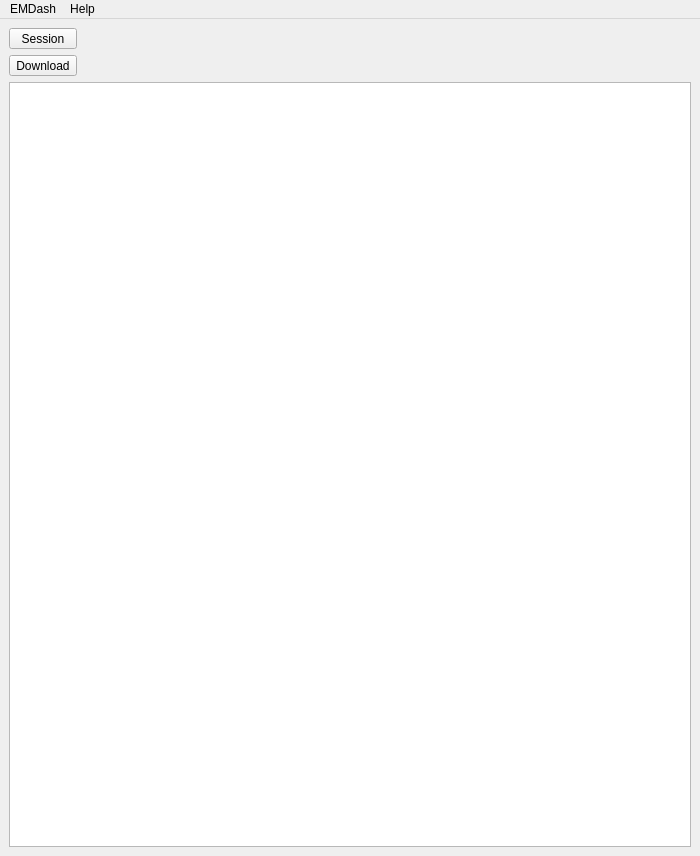
<?xml version="1.0" encoding="UTF-8"?>
<ui version="4.0">
 <class>Download</class>
 <widget class="QMainWindow" name="Download">
  <property name="geometry">
   <rect>
    <x>0</x>
    <y>0</y>
    <width>700</width>
    <height>856</height>
   </rect>
  </property>
  <property name="sizePolicy">
   <sizepolicy hsizetype="Preferred" vsizetype="Preferred">
    <horstretch>0</horstretch>
    <verstretch>0</verstretch>
   </sizepolicy>
  </property>
  <property name="minimumSize">
   <size>
    <width>700</width>
    <height>0</height>
   </size>
  </property>
  <property name="maximumSize">
   <size>
    <width>650</width>
    <height>16777215</height>
   </size>
  </property>
  <property name="windowTitle">
   <string>emdash</string>
  </property>
  <property name="autoFillBackground">
   <bool>false</bool>
  </property>
  <property name="unifiedTitleAndToolBarOnMac">
   <bool>false</bool>
  </property>
  <widget class="QWidget" name="centralwidget">
   <layout class="QVBoxLayout" name="verticalLayout">
    <item>
     <layout class="QGridLayout" name="grid_Status">
      <property name="sizeConstraint">
       <enum>QLayout::SetMinimumSize</enum>
      </property>
      <item row="1" column="0">
       <layout class="QHBoxLayout" name="horizontalLayout_8">
        <item>
         <widget class="QToolButton" name="button_grid">
          <property name="sizePolicy">
           <sizepolicy hsizetype="Minimum" vsizetype="Fixed">
            <horstretch>0</horstretch>
            <verstretch>0</verstretch>
           </sizepolicy>
          </property>
          <property name="minimumSize">
           <size>
            <width>0</width>
            <height>0</height>
           </size>
          </property>
          <property name="text">
           <string>Download</string>
          </property>
          <property name="popupMode">
           <enum>QToolButton::InstantPopup</enum>
          </property>
         </widget>
        </item>
       </layout>
      </item>
      <item row="1" column="1">
       <widget class="QLabel" name="label_grid">
        <property name="sizePolicy">
         <sizepolicy hsizetype="Expanding" vsizetype="Preferred">
          <horstretch>0</horstretch>
          <verstretch>0</verstretch>
         </sizepolicy>
        </property>
        <property name="text">
         <string/>
        </property>
        <property name="openExternalLinks">
         <bool>true</bool>
        </property>
       </widget>
      </item>
      <item row="2" column="0">
       <layout class="QHBoxLayout" name="horizontalLayout"/>
      </item>
      <item row="0" column="0">
       <layout class="QHBoxLayout" name="horizontalLayout_7">
        <item>
         <widget class="QToolButton" name="button_session">
          <property name="sizePolicy">
           <sizepolicy hsizetype="Minimum" vsizetype="Fixed">
            <horstretch>0</horstretch>
            <verstretch>0</verstretch>
           </sizepolicy>
          </property>
          <property name="minimumSize">
           <size>
            <width>0</width>
            <height>0</height>
           </size>
          </property>
          <property name="text">
           <string>Session</string>
          </property>
          <property name="popupMode">
           <enum>QToolButton::InstantPopup</enum>
          </property>
          <property name="arrowType">
           <enum>Qt::NoArrow</enum>
          </property>
         </widget>
        </item>
       </layout>
      </item>
      <item row="0" column="1">
       <layout class="QHBoxLayout" name="horizontalLayout_10">
        <item>
         <widget class="QLabel" name="label_session">
          <property name="maximumSize">
           <size>
            <width>60</width>
            <height>16777215</height>
           </size>
          </property>
          <property name="text">
           <string/>
          </property>
          <property name="alignment">
           <set>Qt::AlignLeading|Qt::AlignLeft|Qt::AlignVCenter</set>
          </property>
          <property name="openExternalLinks">
           <bool>true</bool>
          </property>
         </widget>
        </item>
        <item>
         <widget class="QLabel" name="label_user">
          <property name="text">
           <string/>
          </property>
         </widget>
        </item>
       </layout>
      </item>
     </layout>
    </item>
    <item>
     <layout class="QHBoxLayout" name="frame_settings"/>
    </item>
    <item>
     <widget class="FilesView" name="tree_files">
      <property name="enabled">
       <bool>true</bool>
      </property>
      <property name="autoScrollMargin">
       <number>0</number>
      </property>
      <property name="editTriggers">
       <set>QAbstractItemView::NoEditTriggers</set>
      </property>
      <property name="alternatingRowColors">
       <bool>true</bool>
      </property>
      <property name="selectionMode">
       <enum>QAbstractItemView::NoSelection</enum>
      </property>
      <property name="indentation">
       <number>10</number>
      </property>
      <property name="rootIsDecorated">
       <bool>true</bool>
      </property>
      <property name="uniformRowHeights">
       <bool>true</bool>
      </property>
      <property name="itemsExpandable">
       <bool>true</bool>
      </property>
      <property name="expandsOnDoubleClick">
       <bool>true</bool>
      </property>
      <attribute name="headerVisible">
       <bool>true</bool>
      </attribute>
      <attribute name="headerVisible">
       <bool>true</bool>
      </attribute>
     </widget>
    </item>
   </layout>
  </widget>
  <widget class="QMenuBar" name="menubar">
   <property name="geometry">
    <rect>
     <x>0</x>
     <y>0</y>
     <width>700</width>
     <height>22</height>
    </rect>
   </property>
   <widget class="QMenu" name="menuTest">
    <property name="title">
     <string>EMDash</string>
    </property>
   </widget>
   <widget class="QMenu" name="menuHelp">
    <property name="title">
     <string>Help</string>
    </property>
   </widget>
   <addaction name="menuTest"/>
   <addaction name="menuHelp"/>
  </widget>
  <action name="actionTest">
   <property name="text">
    <string>Test</string>
   </property>
  </action>
  <action name="actionQuit">
   <property name="text">
    <string>Quit</string>
   </property>
  </action>
 </widget>
 <customwidgets>
  <customwidget>
   <class>FilesView</class>
   <extends>QTreeView</extends>
   <header>filesview.h</header>
  </customwidget>
 </customwidgets>
 <resources/>
 <connections/>
</ui>
